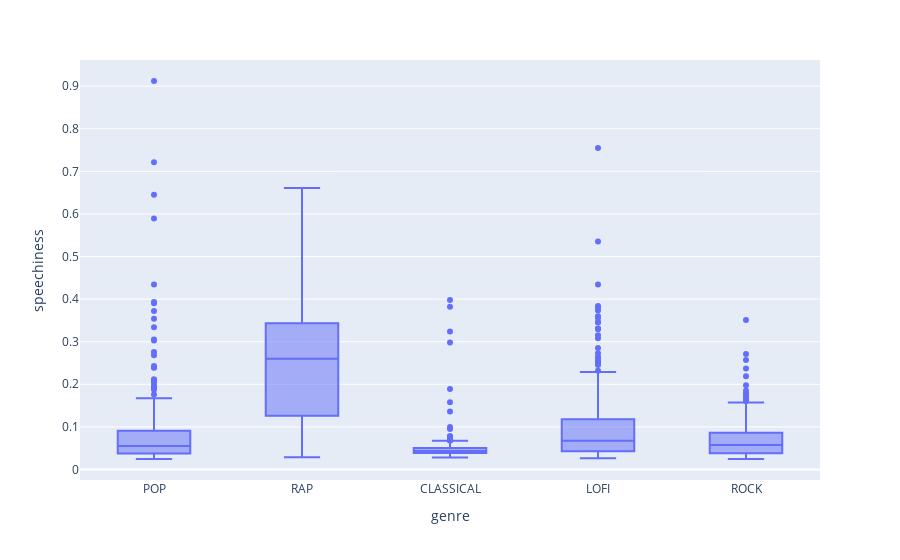

The notebook cell this image was saved under:
### Markdown cell above
speechiness

### Code cell
px.box(genre_df, x='genre', y='speechiness')

### Figure 1 — Plotly figure (JSON) as saved in the notebook; plotly's stock layout.template omitted (floating-point values rounded to 4 significant figures; data arrays with more than 128 entries replaced by an {"elided": "..."} marker saying what was removed)
{"data": [{"alignmentgroup": "True", "hovertemplate": "genre=%{x}<br>speechiness=%{y}<extra></extra>", "legendgroup": "", "marker": {"color": "#636efa"}, "name": "", "notched": false, "offsetgroup": "", "orientation": "v", "showlegend": false, "type": "box", "x": {"elided": "1337 str values"}, "x0": " ", "xaxis": "x", "y": {"elided": "1337 float values"}, "y0": " ", "yaxis": "y"}], "layout": {"boxmode": "group", "legend": {"tracegroupgap": 0}, "margin": {"t": 60}, "xaxis": {"anchor": "y", "domain": [0, 1], "title": {"text": "genre"}}, "yaxis": {"anchor": "x", "domain": [0, 1], "title": {"text": "speechiness"}}}}
